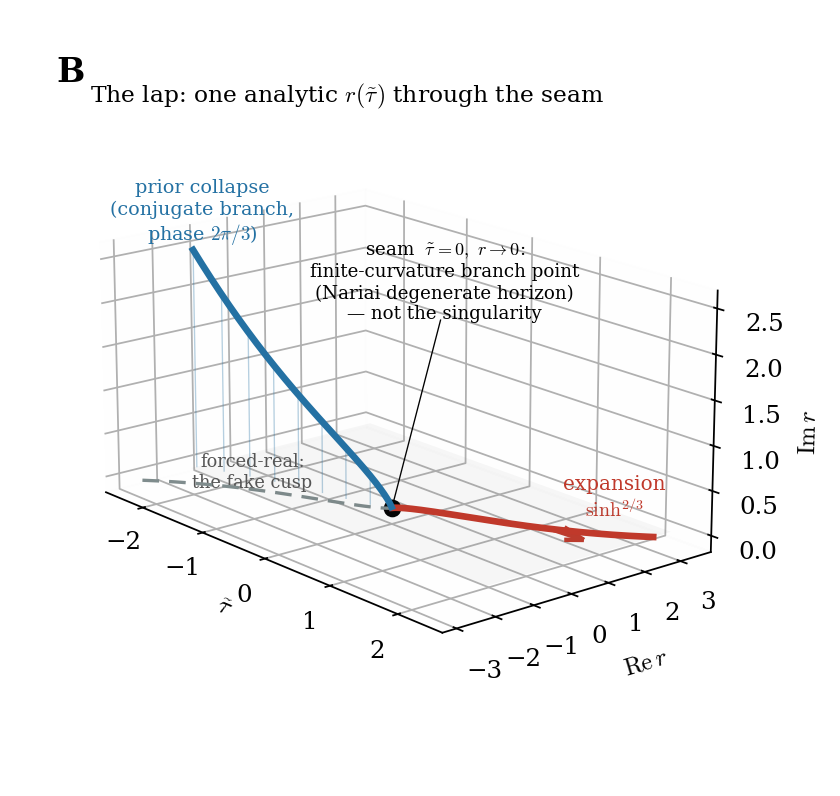

Write Python code to recreate this figure.
"""Panel B — the lap / branch-point seam.  r(tau)=A[sinh((3/2)H tau)]^{2/3}, one analytic curve."""
import numpy as np, matplotlib
matplotlib.use('Agg'); import matplotlib.pyplot as plt
from mpl_toolkits.mplot3d import Axes3D  # noqa
plt.rcParams.update({'font.family':'serif','font.size':11,'mathtext.fontset':'cm'})

s = np.linspace(-2.3, 2.3, 1400)                 # s=(3/2)H tau
r = np.sinh(s.astype(complex))**(2/3)
Re, Im = r.real, r.imag
ex, co = s > 0, s < 0

fig = plt.figure(figsize=(6.0,5.0)); ax = fig.add_subplot(111, projection='3d')
# faint real plane (Im r = 0)
ss, rr = np.meshgrid(np.linspace(-2.3,2.3,2), np.linspace(-1.6,3.4,2))
ax.plot_surface(ss, rr, np.zeros_like(ss), color='0.5', alpha=0.05, linewidth=0)
# expansion leg (real floor)
ax.plot(s[ex], Re[ex], Im[ex], color='#c0392b', lw=3.0, zorder=5)
# conjugate/prior-collapse leg (lifts out of plane, phase 2pi/3)
ax.plot(s[co], Re[co], Im[co], color='#2471a3', lw=3.0, zorder=5)
# drop-lines: show the conjugate branch is OFF the real floor
for i in range(0,co.sum(),90):
    idx=np.where(co)[0][i]
    ax.plot([s[idx],s[idx]],[Re[idx],Re[idx]],[0,Im[idx]], color='#2471a3', lw=0.6, alpha=0.33)
# forced-real projection = the fake cusp
ax.plot(s[co], -np.abs(r[co]), np.zeros(co.sum()), color='#7f8c8d', lw=1.5, ls=(0,(5,3)), zorder=4)
# seam / branch point
ax.scatter([0],[0],[0], color='k', s=48, zorder=8)
# direction arrows along each leg
ax.quiver(s[ex][450],Re[ex][450],0, 0.9,Re[ex][480]-Re[ex][450],0, color='#c0392b', length=0.5, arrow_length_ratio=0.6, lw=2)
# leg labels placed on the curves
ax.text(1.9, Re[ex][-1]*0.9, 0.15, 'expansion\n$\\sinh^{2/3}$', color='#c0392b', fontsize=9, ha='center')
ax.text(-2.15, Re[co][0], Im[co][0]+0.15, 'prior collapse\n(conjugate branch,\nphase $2\\pi/3$)', color='#2471a3', fontsize=8.6, ha='center')
ax.text(-1.4, -1.4, 0.0, 'forced-real:\nthe fake cusp', color='#555', fontsize=8, ha='center')
# seam annotation, parked clear of the geometry, with a leader
ax.text(-0.15, 1.7, 2.35, 'seam  $\\tilde\\tau=0,\\ r\\to0$:\nfinite-curvature branch point\n(Nariai degenerate horizon)\n— not the singularity',
        fontsize=8.2, ha='center', va='center')
ax.plot([0,-0.1],[0,1.5],[0,1.95], color='k', lw=0.6)

ax.set_xlabel(r'$\tilde\tau$', labelpad=2); ax.set_ylabel(r'$\mathrm{Re}\,r$', labelpad=6); ax.set_zlabel(r'$\mathrm{Im}\,r$', labelpad=2)
ax.text2D(0.0, 0.98, 'B', transform=ax.transAxes, fontsize=15, fontweight='bold')
ax.text2D(0.05, 0.98, r'The lap: one analytic $r(\tilde\tau)$ through the seam', transform=ax.transAxes, fontsize=10.5, va='top')
ax.view_init(elev=17, azim=-40); ax.set_box_aspect((2.3,1.5,1.15))
ax.xaxis.pane.set_alpha(0.02); ax.yaxis.pane.set_alpha(0.02); ax.zaxis.pane.set_alpha(0.02)
ax.grid(True, alpha=0.22)
plt.subplots_adjust(left=0.02,right=0.86,top=0.9,bottom=0.06)
plt.savefig('panelB_lap.png', dpi=160, bbox_inches='tight', pad_inches=0.35); plt.savefig('panelB_lap.pdf', bbox_inches='tight')
print("ok")
